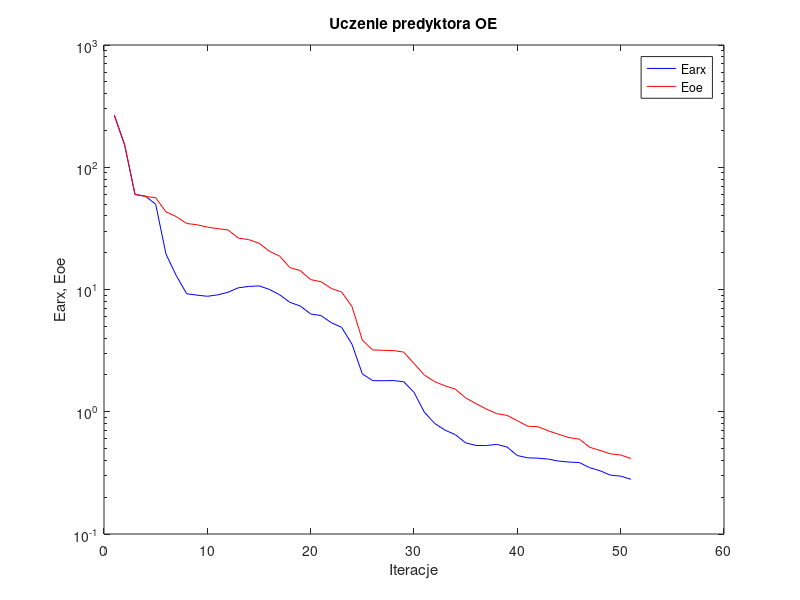
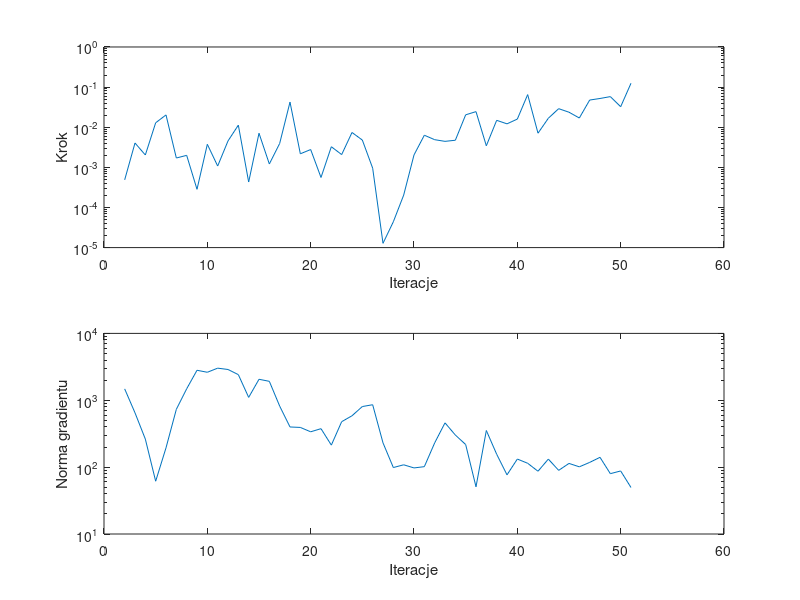

These charts were generated, in order, by the following MATLAB code:
%uczenie predyktora oe
clear all;
n=0; farx(n+1)=2.651142e+002; foe(n+1)=2.680491e+002; wspucz(n+1)=0.000000e+000; ng(n+1)=0.000000e+000;
%odnowa zmiennej metryki
n=1; farx(n+1)=1.513501e+002; foe(n+1)=1.527618e+002; krok(n+1)=4.875677e-004; ng(n+1)=1.480235e+003;
n=2; farx(n+1)=5.973747e+001; foe(n+1)=6.028962e+001; krok(n+1)=4.042588e-003; ng(n+1)=6.487390e+002;
n=3; farx(n+1)=5.809613e+001; foe(n+1)=5.770818e+001; krok(n+1)=2.032662e-003; ng(n+1)=2.626618e+002;
n=4; farx(n+1)=4.985648e+001; foe(n+1)=5.634965e+001; krok(n+1)=1.290032e-002; ng(n+1)=6.160361e+001;
n=5; farx(n+1)=1.945288e+001; foe(n+1)=4.318069e+001; krok(n+1)=2.025137e-002; ng(n+1)=1.943084e+002;
n=6; farx(n+1)=1.297604e+001; foe(n+1)=3.945290e+001; krok(n+1)=1.709568e-003; ng(n+1)=7.319115e+002;
n=7; farx(n+1)=9.232250e+000; foe(n+1)=3.467979e+001; krok(n+1)=1.990272e-003; ng(n+1)=1.483622e+003;
n=8; farx(n+1)=8.995637e+000; foe(n+1)=3.385113e+001; krok(n+1)=2.836970e-004; ng(n+1)=2.808595e+003;
n=9; farx(n+1)=8.801978e+000; foe(n+1)=3.237831e+001; krok(n+1)=3.752980e-003; ng(n+1)=2.621739e+003;
n=10; farx(n+1)=9.039816e+000; foe(n+1)=3.146642e+001; krok(n+1)=1.078226e-003; ng(n+1)=3.021067e+003;
n=11; farx(n+1)=9.489070e+000; foe(n+1)=3.071116e+001; krok(n+1)=4.548255e-003; ng(n+1)=2.885523e+003;
n=12; farx(n+1)=1.032907e+001; foe(n+1)=2.632342e+001; krok(n+1)=1.127264e-002; ng(n+1)=2.416646e+003;
n=13; farx(n+1)=1.059275e+001; foe(n+1)=2.560275e+001; krok(n+1)=4.308196e-004; ng(n+1)=1.104201e+003;
n=14; farx(n+1)=1.070760e+001; foe(n+1)=2.390542e+001; krok(n+1)=7.088910e-003; ng(n+1)=2.059471e+003;
n=15; farx(n+1)=1.002760e+001; foe(n+1)=2.056395e+001; krok(n+1)=1.212360e-003; ng(n+1)=1.919756e+003;
n=16; farx(n+1)=9.053221e+000; foe(n+1)=1.873973e+001; krok(n+1)=3.941672e-003; ng(n+1)=8.184294e+002;
n=17; farx(n+1)=7.848519e+000; foe(n+1)=1.508603e+001; krok(n+1)=4.235232e-002; ng(n+1)=3.986479e+002;
n=18; farx(n+1)=7.323785e+000; foe(n+1)=1.427767e+001; krok(n+1)=2.176076e-003; ng(n+1)=3.924413e+002;
n=19; farx(n+1)=6.306951e+000; foe(n+1)=1.204515e+001; krok(n+1)=2.778799e-003; ng(n+1)=3.376193e+002;
n=20; farx(n+1)=6.118401e+000; foe(n+1)=1.158333e+001; krok(n+1)=5.592616e-004; ng(n+1)=3.760359e+002;
n=21; farx(n+1)=5.350572e+000; foe(n+1)=1.019736e+001; krok(n+1)=3.264384e-003; ng(n+1)=2.134098e+002;
n=22; farx(n+1)=4.898149e+000; foe(n+1)=9.533410e+000; krok(n+1)=2.081087e-003; ng(n+1)=4.781706e+002;
n=23; farx(n+1)=3.565359e+000; foe(n+1)=7.252858e+000; krok(n+1)=7.397815e-003; ng(n+1)=5.863390e+002;
n=24; farx(n+1)=2.041260e+000; foe(n+1)=3.850441e+000; krok(n+1)=4.788074e-003; ng(n+1)=8.056623e+002;
n=25; farx(n+1)=1.796650e+000; foe(n+1)=3.205348e+000; krok(n+1)=9.532898e-004; ng(n+1)=8.574365e+002;
%odnowa zmiennej metryki
n=26; farx(n+1)=1.793553e+000; foe(n+1)=3.182352e+000; krok(n+1)=1.277945e-005; ng(n+1)=2.305603e+002;
n=27; farx(n+1)=1.799805e+000; foe(n+1)=3.166736e+000; krok(n+1)=4.404185e-005; ng(n+1)=9.860003e+001;
n=28; farx(n+1)=1.760607e+000; foe(n+1)=3.078136e+000; krok(n+1)=2.030280e-004; ng(n+1)=1.083739e+002;
n=29; farx(n+1)=1.441494e+000; foe(n+1)=2.479330e+000; krok(n+1)=2.038825e-003; ng(n+1)=9.729512e+001;
n=30; farx(n+1)=9.925008e-001; foe(n+1)=1.996929e+000; krok(n+1)=6.319511e-003; ng(n+1)=1.016263e+002;
n=31; farx(n+1)=8.027559e-001; foe(n+1)=1.763856e+000; krok(n+1)=4.892577e-003; ng(n+1)=2.303048e+002;
n=32; farx(n+1)=7.077610e-001; foe(n+1)=1.630094e+000; krok(n+1)=4.445667e-003; ng(n+1)=4.592204e+002;
n=33; farx(n+1)=6.491738e-001; foe(n+1)=1.532261e+000; krok(n+1)=4.736926e-003; ng(n+1)=3.021105e+002;
n=34; farx(n+1)=5.565620e-001; foe(n+1)=1.297638e+000; krok(n+1)=2.038266e-002; ng(n+1)=2.177607e+002;
n=35; farx(n+1)=5.304560e-001; foe(n+1)=1.165685e+000; krok(n+1)=2.447519e-002; ng(n+1)=5.077857e+001;
n=36; farx(n+1)=5.287028e-001; foe(n+1)=1.052321e+000; krok(n+1)=3.446556e-003; ng(n+1)=3.529483e+002;
n=37; farx(n+1)=5.412864e-001; foe(n+1)=9.647828e-001; krok(n+1)=1.486332e-002; ng(n+1)=1.560197e+002;
n=38; farx(n+1)=5.147631e-001; foe(n+1)=9.345779e-001; krok(n+1)=1.214548e-002; ng(n+1)=7.668027e+001;
n=39; farx(n+1)=4.385712e-001; foe(n+1)=8.447493e-001; krok(n+1)=1.596002e-002; ng(n+1)=1.321062e+002;
n=40; farx(n+1)=4.194691e-001; foe(n+1)=7.618013e-001; krok(n+1)=6.503090e-002; ng(n+1)=1.142202e+002;
n=41; farx(n+1)=4.174281e-001; foe(n+1)=7.539940e-001; krok(n+1)=7.100804e-003; ng(n+1)=8.680973e+001;
n=42; farx(n+1)=4.097817e-001; foe(n+1)=6.977724e-001; krok(n+1)=1.673711e-002; ng(n+1)=1.319002e+002;
n=43; farx(n+1)=3.949078e-001; foe(n+1)=6.540379e-001; krok(n+1)=2.900728e-002; ng(n+1)=8.948012e+001;
n=44; farx(n+1)=3.876998e-001; foe(n+1)=6.142621e-001; krok(n+1)=2.366103e-002; ng(n+1)=1.136288e+002;
n=45; farx(n+1)=3.841294e-001; foe(n+1)=5.969023e-001; krok(n+1)=1.697325e-002; ng(n+1)=1.010763e+002;
n=46; farx(n+1)=3.486997e-001; foe(n+1)=5.124150e-001; krok(n+1)=4.757597e-002; ng(n+1)=1.176919e+002;
n=47; farx(n+1)=3.292966e-001; foe(n+1)=4.824737e-001; krok(n+1)=5.205007e-002; ng(n+1)=1.401694e+002;
n=48; farx(n+1)=3.031151e-001; foe(n+1)=4.530195e-001; krok(n+1)=5.793922e-002; ng(n+1)=7.985636e+001;
n=49; farx(n+1)=2.973024e-001; foe(n+1)=4.426683e-001; krok(n+1)=3.243320e-002; ng(n+1)=8.764846e+001;
n=50; farx(n+1)=2.802864e-001; foe(n+1)=4.146891e-001; krok(n+1)=1.247419e-001; ng(n+1)=4.957328e+001;

figure; semilogy(farx,'b'); hold on; semilogy(foe,'r'); xlabel('Iteracje'); ylabel('Earx, Eoe'); legend('Earx','Eoe'); title('Uczenie predyktora OE');
figure; subplot(2,1,1); semilogy(krok); xlabel('Iteracje'); ylabel('Krok');
subplot(2,1,2); semilogy(ng); xlabel('Iteracje'); ylabel('Norma gradientu');
Earx=farx(n+1)
Eoe=foe(n+1)
